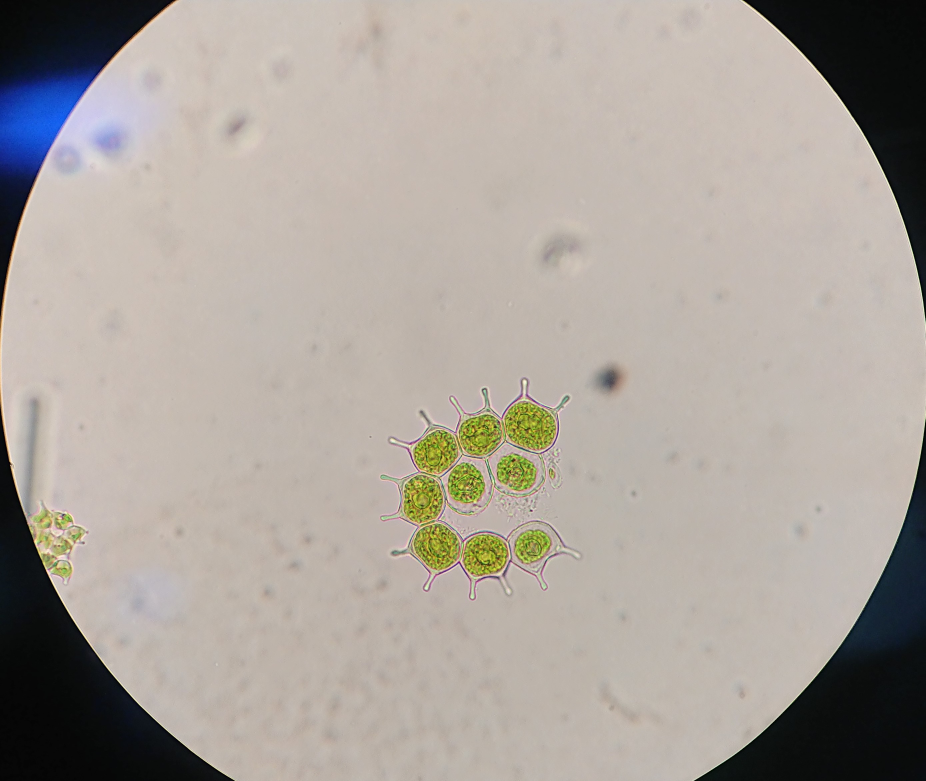
#> input picture Imagenes/Algas.JPG, 2777 x 2343 px (shown at 1/3 size)
$ jupyter execute pruebas.ipynb
#> lines starting #> are read from the running program, lines starting #| are printed output that depends on the picture; after the words box and inside, x2 and y2 are one past the last pixel; in counts of white or black regions, pixels touching at a corner belong together
#> the answer given: Imagenes/Algas.JPG
[cell 1]
import numpy as np
import matplotlib.pyplot as plt
from pydicom.data import get_testdata_file
from pydicom import dcmread
import cv2
import pydicom
import os


class modificarImg:

    # [49 lines left out: functions rotate, graficar, guardar_img_rotada, not called in this run]


    def binarizar(self,ruta):
        #Leer la imagen
#> called with ruta = 'Imagenes/Algas.JPG'
        img0=cv2.imread(ruta)
#> img0 is the input picture: shape (2343, 2777, 3); mean B, G, R 155.6, 162.8, 170

        #Imagen binarisada
        imgb=cv2.cvtColor(img0, cv2.COLOR_BGR2GRAY)
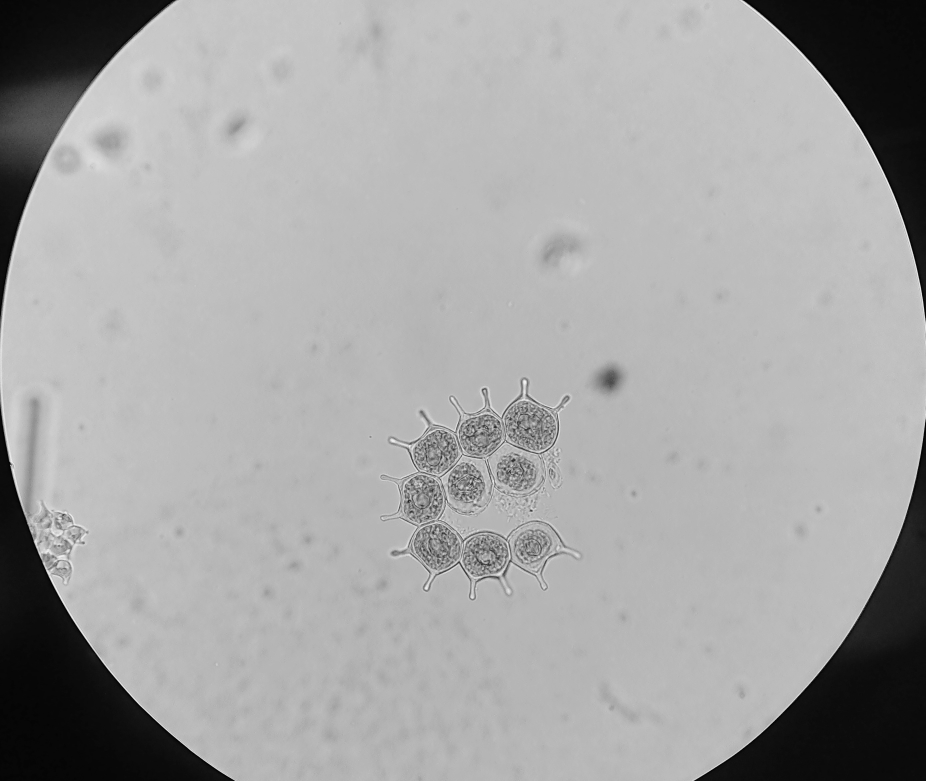
#> imgb: shape (2343, 2777) (shown at 1/3 size); min 0, max 253, mean 164.2
        #plt.imshow(imgb, cmap='gray', vmin=0, vmax=255)
        #Transformacion morfologica
        umb,imgB=cv2.threshold(imgb,20,250,cv2.THRESH_BINARY)
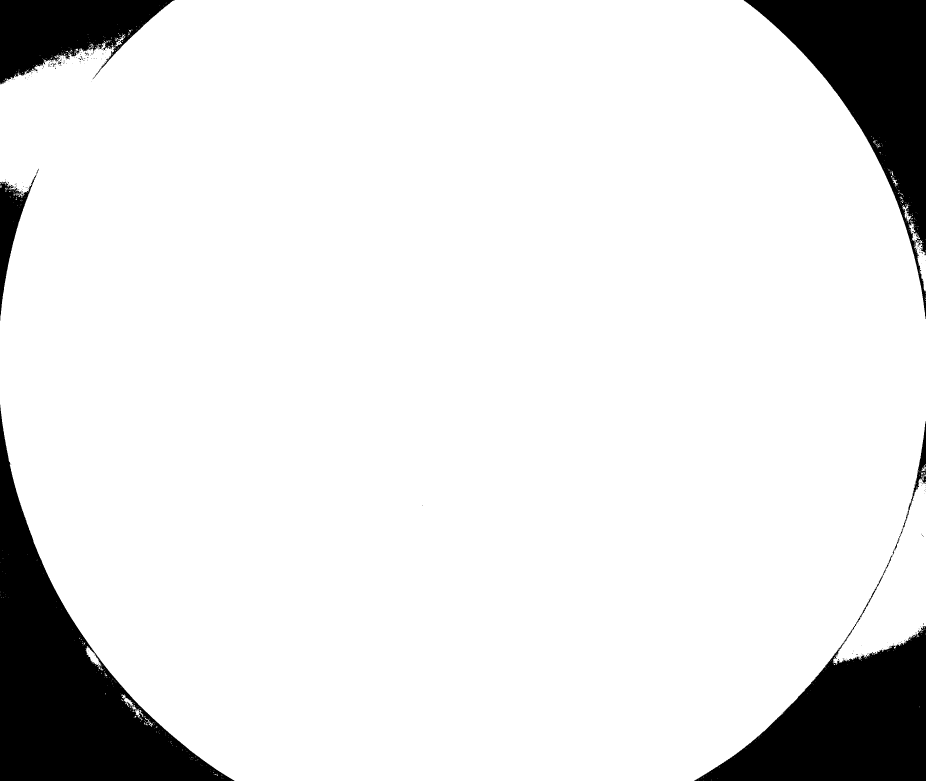
#> imgB: shape (2343, 2777) (shown at 1/3 size); values 0 (black) and 250 (white), 89.2% white; 235 black regions (223 under 20 px), largest, box (x1, y1, x2, y2) and area: (0, 1214, 704, 2343) 254850, (2082, 1720, 2777, 2343) 177708, (2231, 0, 2777, 957) 172895
        return imgb,imgB

    def graficar_binarizada(self,img1,img2):
        plt.figure(figsize=(15,6))
        plt.subplot(1,2,1)
        plt.imshow(img1, cmap='gray', vmin=0, vmax=255)
        plt.subplot(1,2,2)
        plt.imshow(img2, cmap='gray', vmin=0, vmax=255)

        plt.show()
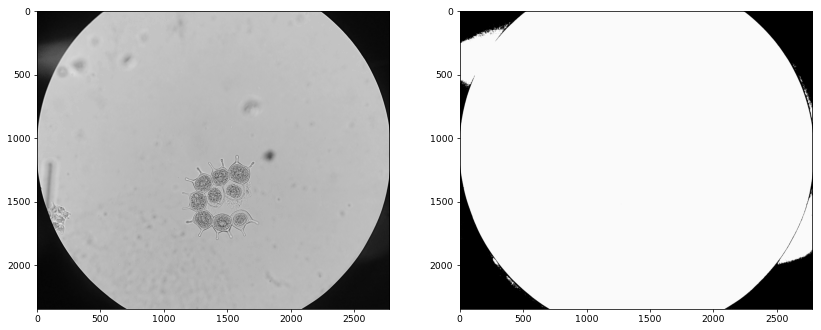
#> figure drawn by matplotlib, 2 panels

    def transformacion(self,binarizada):
        #Kernel
        K1=int(input(f"Ingrese el primer valor del Kernel:  "))
#> the answer given: 3
        K2=int(input(f"Ingrese el segundo valor del Kernel:  "))
#> the answer given: 3
        kernel = np.ones((K1,K2),np.uint8)
        imaOp2=cv2.morphologyEx(binarizada, cv2.MORPH_OPEN, kernel, iterations = 3)
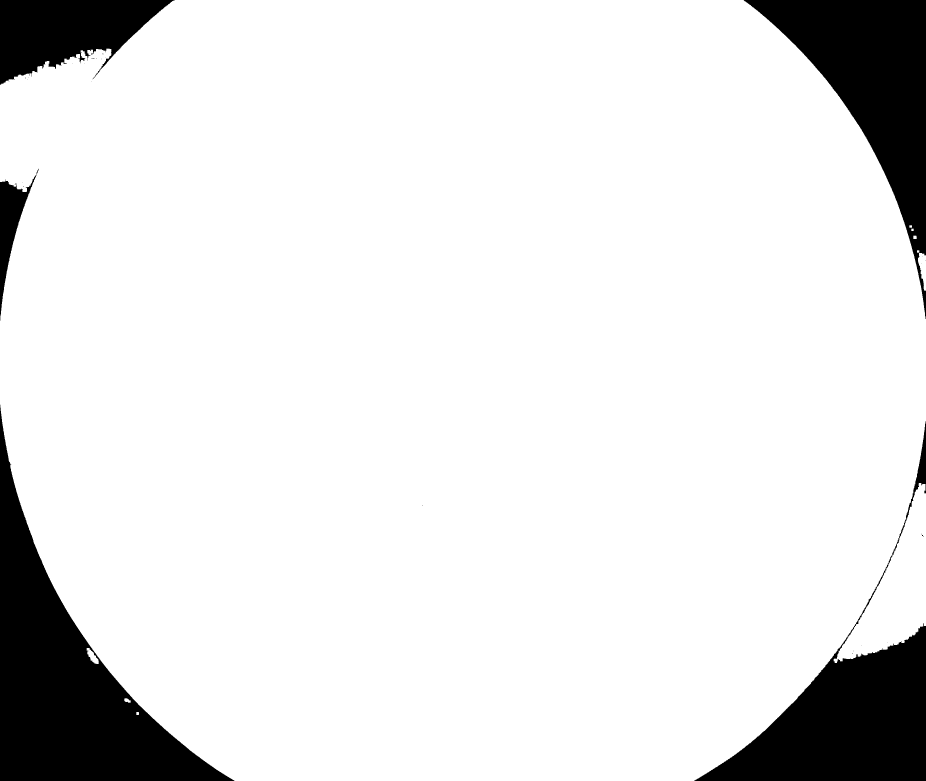
#> imaOp2: shape (2343, 2777) (shown at 1/3 size); values 0 (black) and 250 (white), 89.1% white; 29 black regions (24 under 20 px), largest, box (x1, y1, x2, y2) and area: (0, 1214, 704, 2343) 256295, (2082, 1264, 2777, 2343) 183143, (2231, 0, 2777, 957) 175199, (0, 0, 524, 254) 79910, (0, 506, 116, 962) 15267

        return imaOp2,K1,K2

    def texto(self,img,K1,K2):
        print(img.shape)
        text = f"Imagen transformada\nUmbral usado: 20\nKernel usado:{K1},{K2}"
        imgTexto = cv2.putText(img, text, (0,100), cv2.FONT_HERSHEY_TRIPLEX, 1.0, (255,255,255), 2)


        return imgTexto

        #putText(imagen,texto,(de dónde), fuente, escala, color, grueso)

[cell 2]
modificarImg = modificarImg()

ruta=input("Ingrese la ruta de la imágen jpg o png: ")
a,b=modificarImg.binarizar(ruta)
modificarImg.graficar_binarizada(a,b)
c,K1,K2 = modificarImg.transformacion(b)
#> K1 = 3; K2 = 3
modificarImg.graficar_binarizada(b,c)
d = modificarImg.texto(c,K1,K2)
#| (2343, 2777)
modificarImg.graficar_binarizada(b,d)

# Rutas de archivo
""""
ruta_original = input("Ingrese la ruta de la imagen DICOM original: ")
ruta_final = input("Ingrese la ruta donde desea guardar la imagen DICOM rotada: ")


ds = pydicom.dcmread(ruta_original)

img = ds.pixel_array

rotated = modificarImg.rotate(img, 45)

modificarImg.graficar(img,rotated)

modificarImg.guardar_img_rotada(rotated, ruta_original, ruta_final)

#mostrar imagenes matplot
plt.figure()
plt.subplot(1, 2, 1)
plt.imshow(img)
plt.title("Dicom")

plt.subplot(1, 2, 2)
plt.imshow(rotated)
plt.title("Dicom Rotado")

plt.show()
    """
